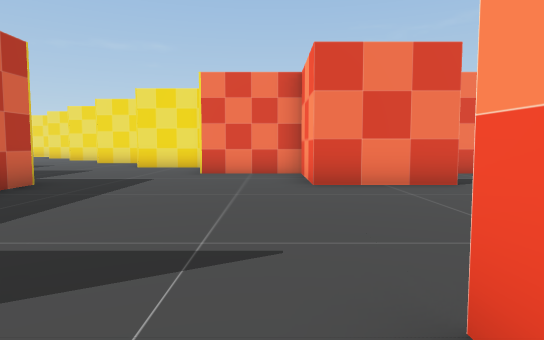
view 1 (above)

23 first-person views from a walk through a 3-D level made in the Unity game engine. The camera is 1.4 m above the floor, tilts 4° down and sees 75° across. The floor is counted in squares, 2 m on a side. Each view is taken from the middle of a square. On the plan, view 1 faces up. The plan holds only what a view shows up to about 11 squares ahead; the rest is blank. The place goes on beyond the plan. The player character is not drawn. Some animated figures are left out.

view 2
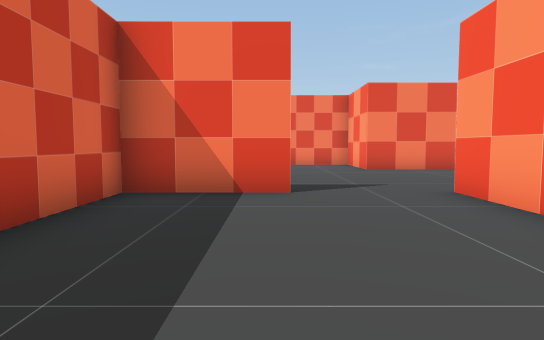

view 3
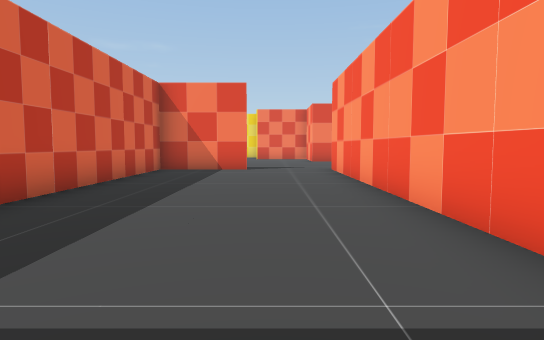

view 4
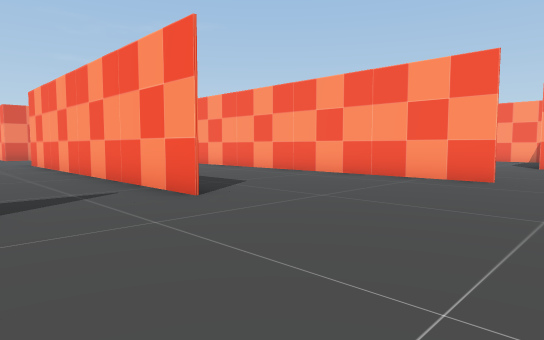

view 5
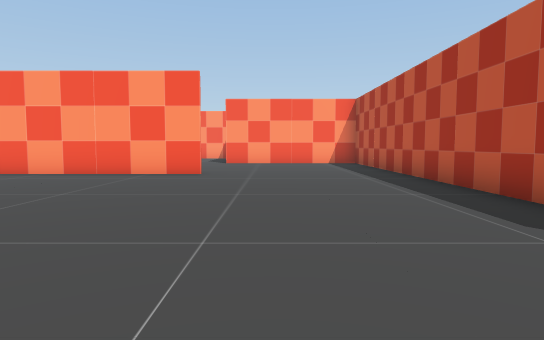

view 6
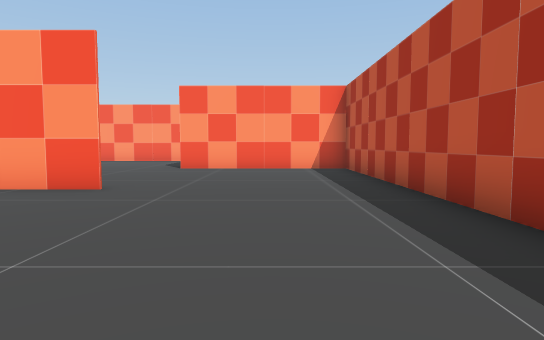

view 7
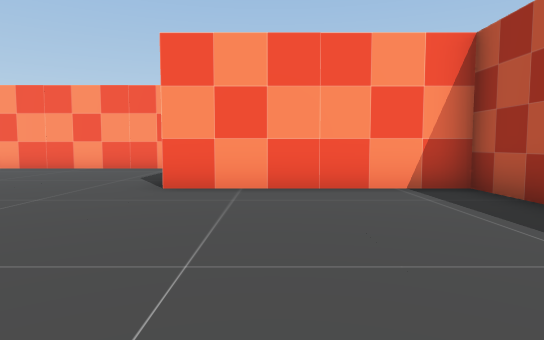

view 8
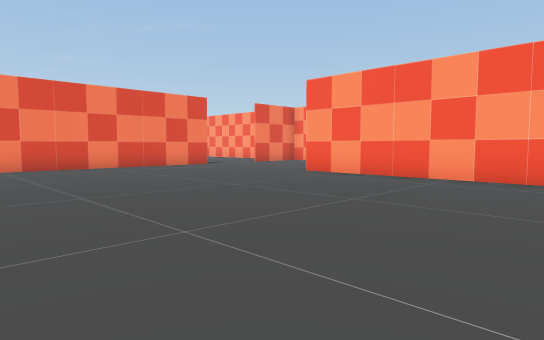

view 9
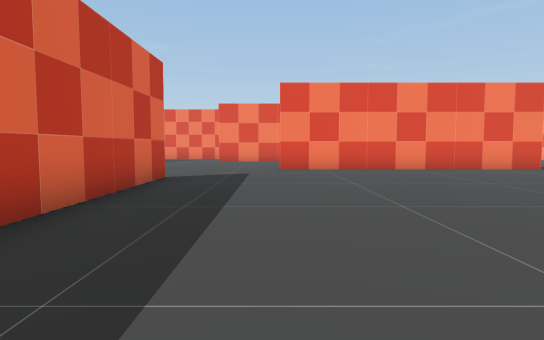

view 10
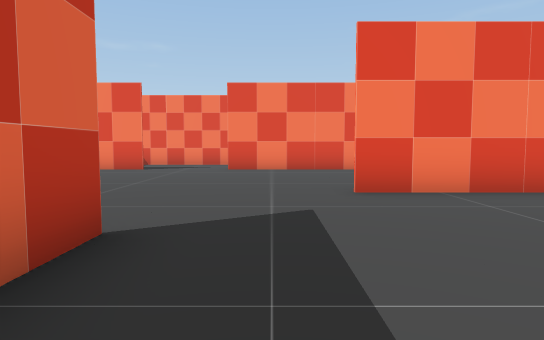

view 11
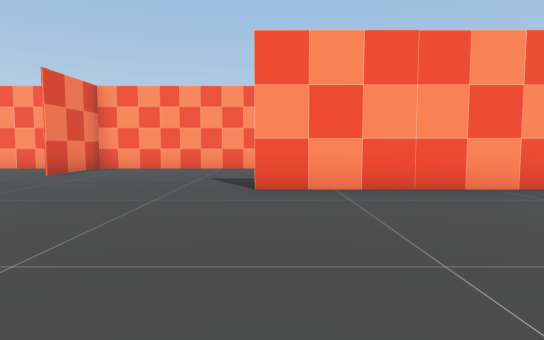

view 12
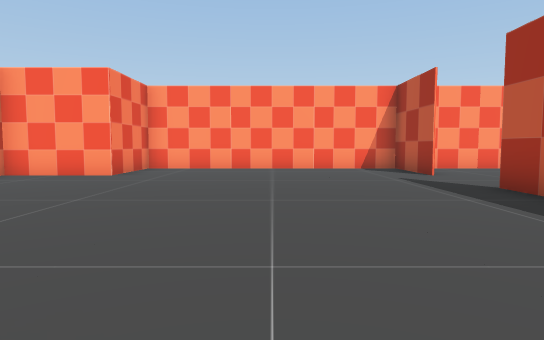

view 13
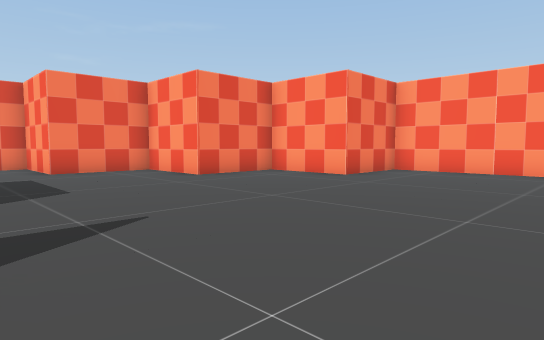

view 14
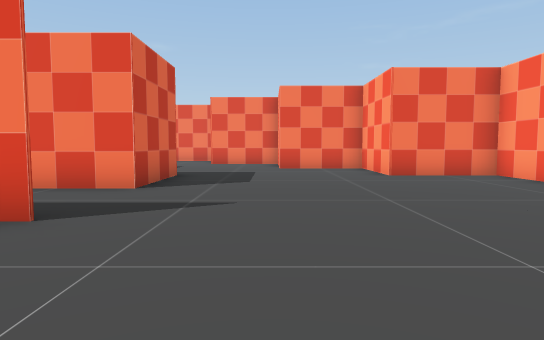

view 15
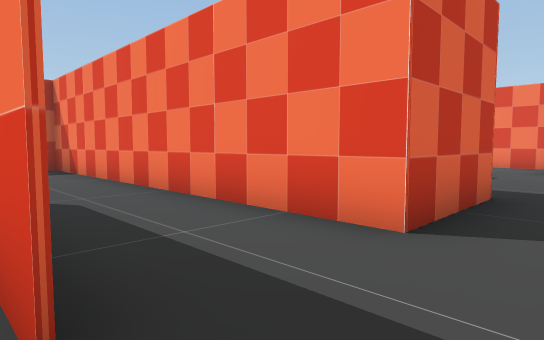

view 16
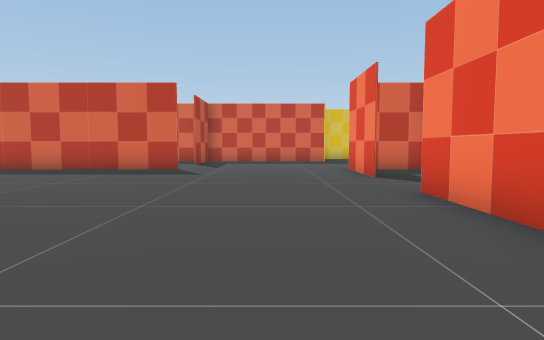

view 17
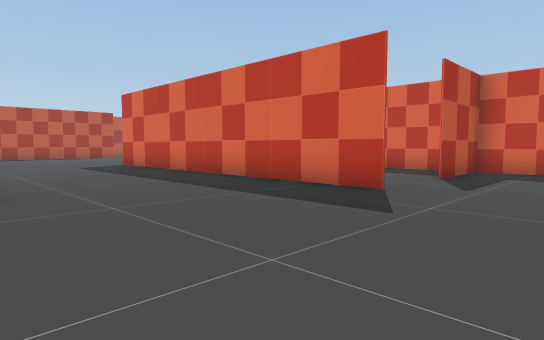

view 18
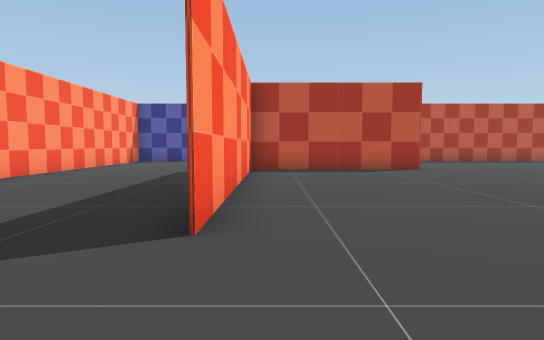

view 19
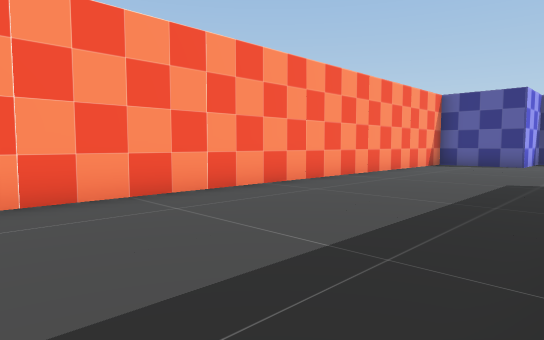

view 20
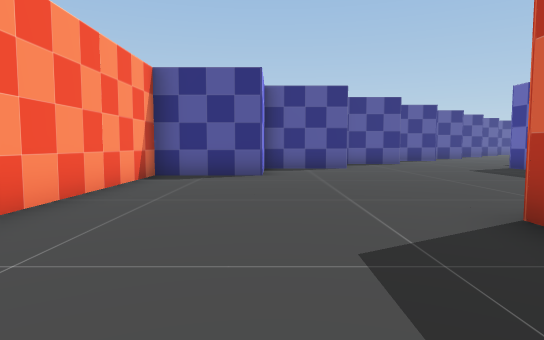

view 21
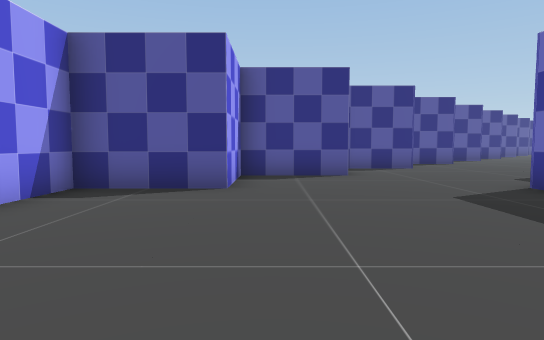

view 22
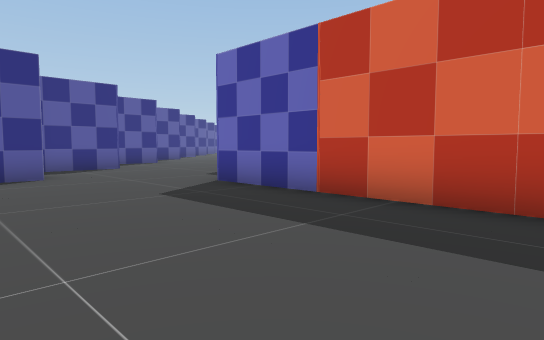

view 23
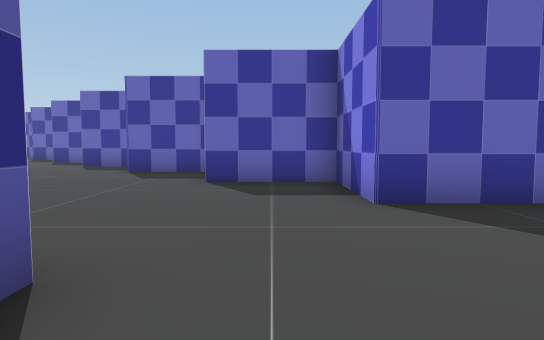

### Floor plan
Points are (right, up) in squares from view 1. A wall is a line through its corners. A room is listed if a view was taken in it or the views show most of it. See-through windows are left out.
Room 1 (views 1, 2)
walls: (-1.6, 1.2) (-4.2, 1.2); (-4.2, 1.1) (-4.2, -4.9); (0.7, -8.9) (0.7, 0.4)
ways out: opening at (-0.5, -9) to room 2; opening at (-0.5, 1) to room 2
Room 2 (views 3, 4, 5, 6, 7, 8, 9, 10, 11, 12, 13, 14, 15, 16, 17, 18, 19, 20, 21, 22, 23)
walls: (5.7, -1.1) (5.7, -6); (5.6, -11.4) (5.6, -5); (14.8, 1.3) (15.9, 1.3); (10.8, -13.5) (10.8, -18.8) (8.3, -18.8) (8.3, -21.4); (15.9, 1.2) (8.1, 1.2); (0.7, 0.4) (0.7, 1.4); (0.8, 1.4) (0.8, -6.4); (18.1, 1.3) (20.8, 1.3); (10.9, 6.2) (5.6, 6.2); (3.4, 6.2) (0.7, 6.2) (0.7, 8.6); (20.8, 1.2) (18.1, 1.2); (1.1, -16.2) (10.7, -16.2) (10.7, -11.2) (15.6, -11.2) (15.6, -3.6); (-4.2, 1.3) (-1.6, 1.3); (-4.2, 2.8) (-4.2, 1.1); (0.8, 8.8) (0.8, 7); (10.8, 11.4) (10.8, 8.7) (-1.9, 8.7); (13.1, -21.2) (15.8, -21.2); (15.6, -20.6) (15.6, -18.7) (18.2, -18.7) (18.2, -16.2) (20.7, -16.2) (20.7, 8.7) (18.2, 8.7) (18.2, 11.2) (15.6, 11.2) (15.6, 13.7) (13.2, 13.7) (13.2, 15.5); (5.7, -21.8) (5.7, -23.9); (-4.2, 6.4) (-4.2, 5.4); (10.6, -23.7) (12.8, -23.7)
ways out: opening at (-0.5, -9) to room 1; opening at (-0.5, 1) to room 1

Where each view was taken, in squares from view 1:
view 1: 0 up, 0 right, facing up
view 2: 4 down, 2 left, facing up
view 3: 9 down, 1 left, facing up
view 4: 13 down, 2 left, facing up-right
view 5: 13 down, 3 left, facing right
view 6: 14 down, 0 right, facing right
view 7: 13 down, 5 right, facing right
view 8: 10 down, 8 right, facing up-right
view 9: 9 down, 8 right, facing up
view 10: 4 down, 7 right, facing up
view 11: 4 down, 10 right, facing right
view 12: 5 up, 10 right, facing right
view 13: 4 up, 11 right, facing up-right
view 14: 3 up, 13 right, facing up
view 15: 6 up, 12 right, facing up-left
view 16: 4 up, 11 right, facing left
view 17: 4 up, 6 right, facing down-left
view 18: 1 down, 15 right, facing down
view 19: 3 down, 16 right, facing down-right
view 20: 8 down, 18 right, facing down
view 21: 13 down, 15 right, facing down
view 22: 13 down, 15 right, facing down-left
view 23: 20 down, 15 right, facing left
